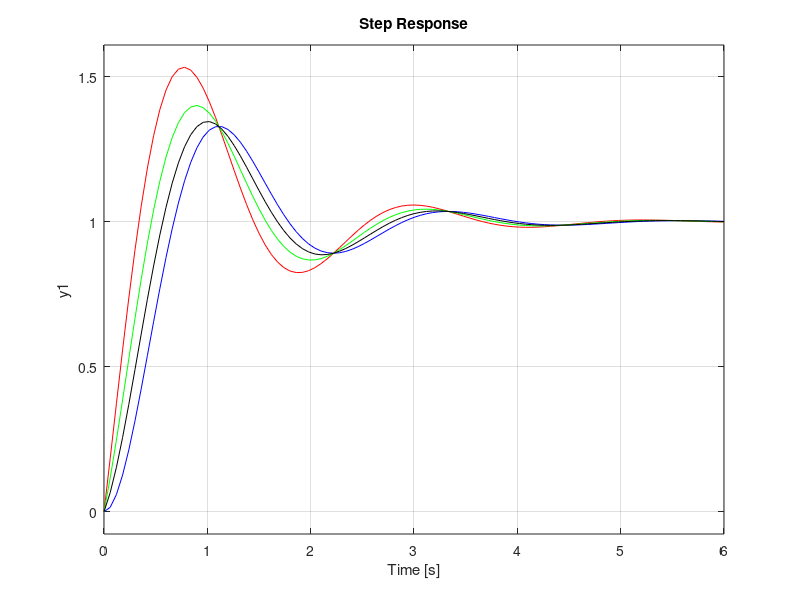
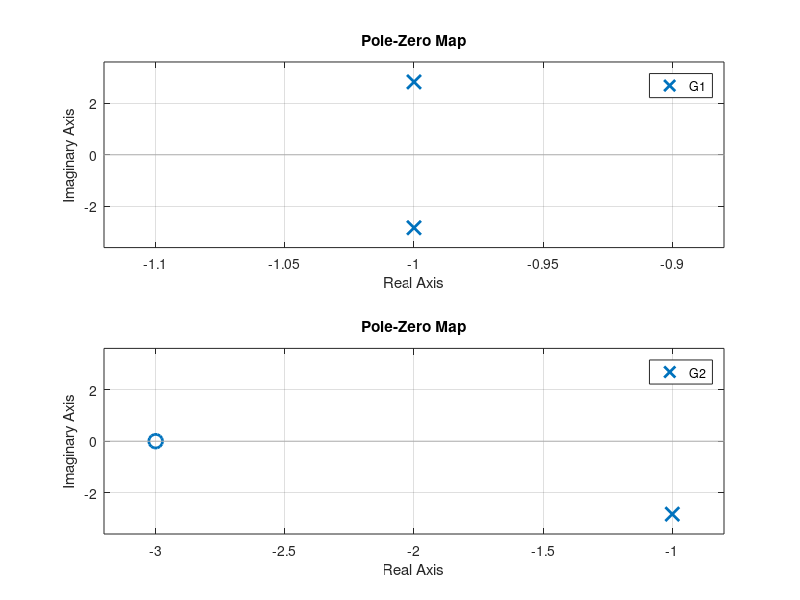
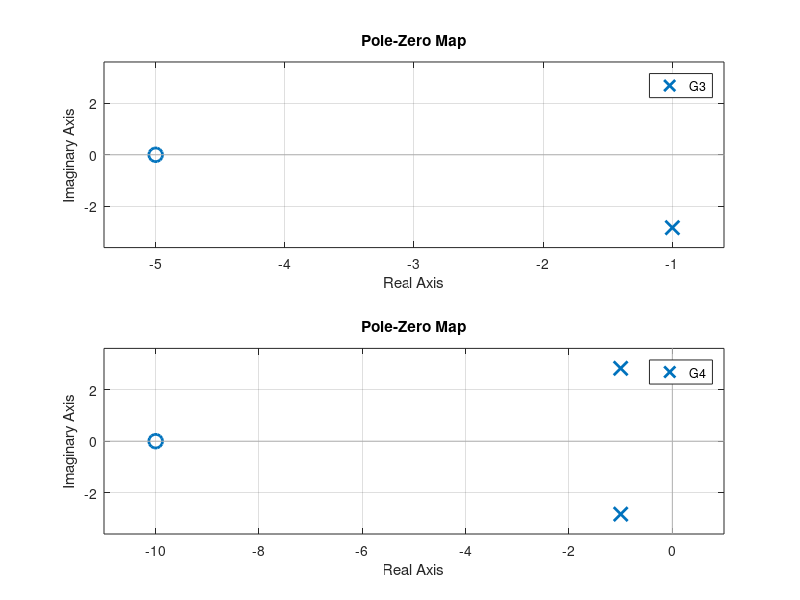

Write MATLAB code to recreate these figures, in order.
D=[1 2 9];

G1=tf([9],D);
step(G1,'b') 

G2=tf([9 27],[3*D]);
hold on; 

step(G2,'r')
G3=tf([9 45],[5*D]);

hold on;
step(G3,'g');
G4=tf([9 90],[10*D]);

hold on;
step(G4,'black')

figure()
subplot(2,1,1)
pzmap(G1);
grid on;
legend('G1') 

subplot(2,1,2)
pzmap(G2);
grid on;
legend('G2')
figure()

subplot(2,1,1);
pzmap(G3);
grid on;

legend('G3')
subplot(2,1,2);
pzmap(G4);
grid on
legend('G4')
